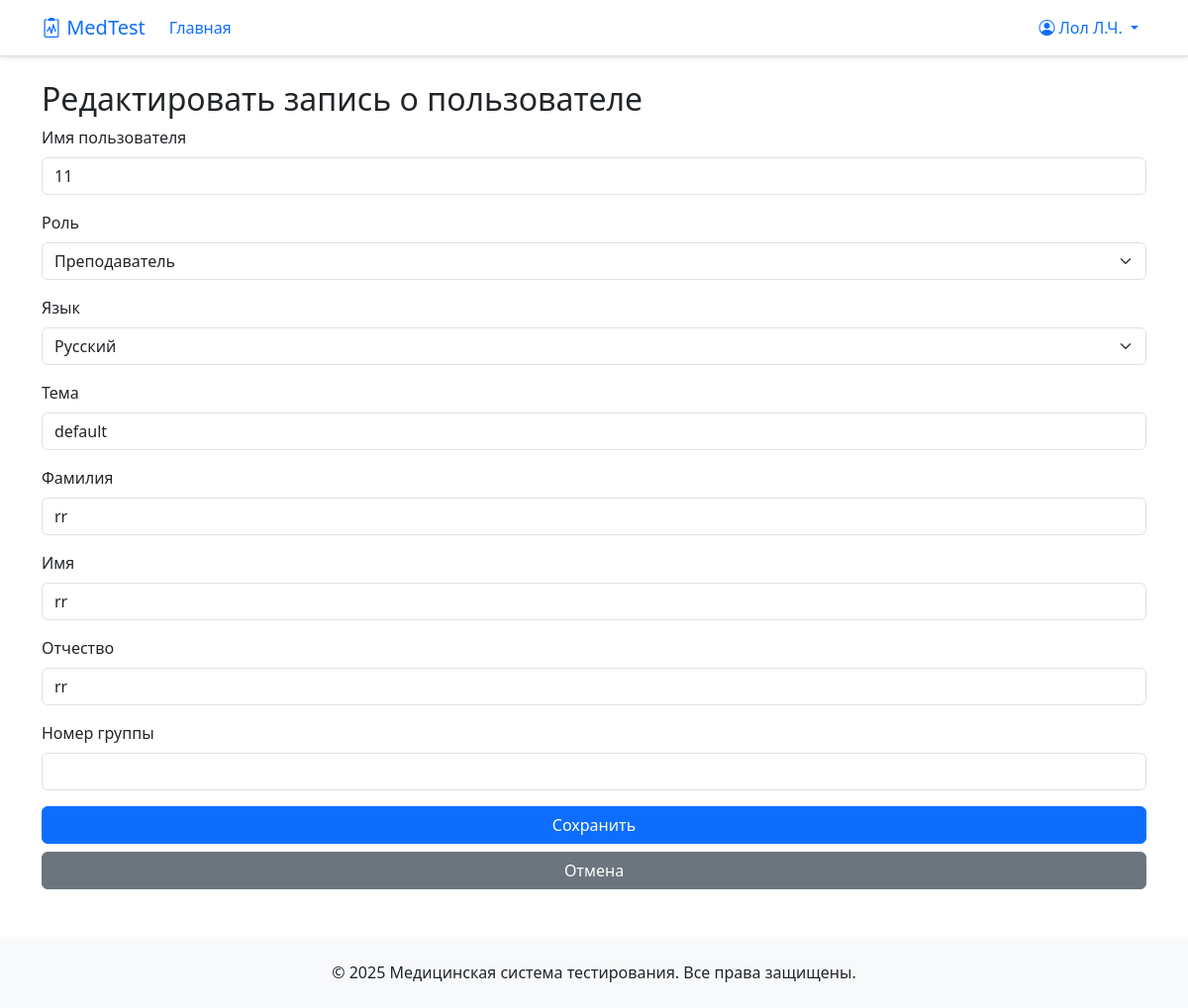
The app's page /database/database/edit/users/4 (signed in), older data.
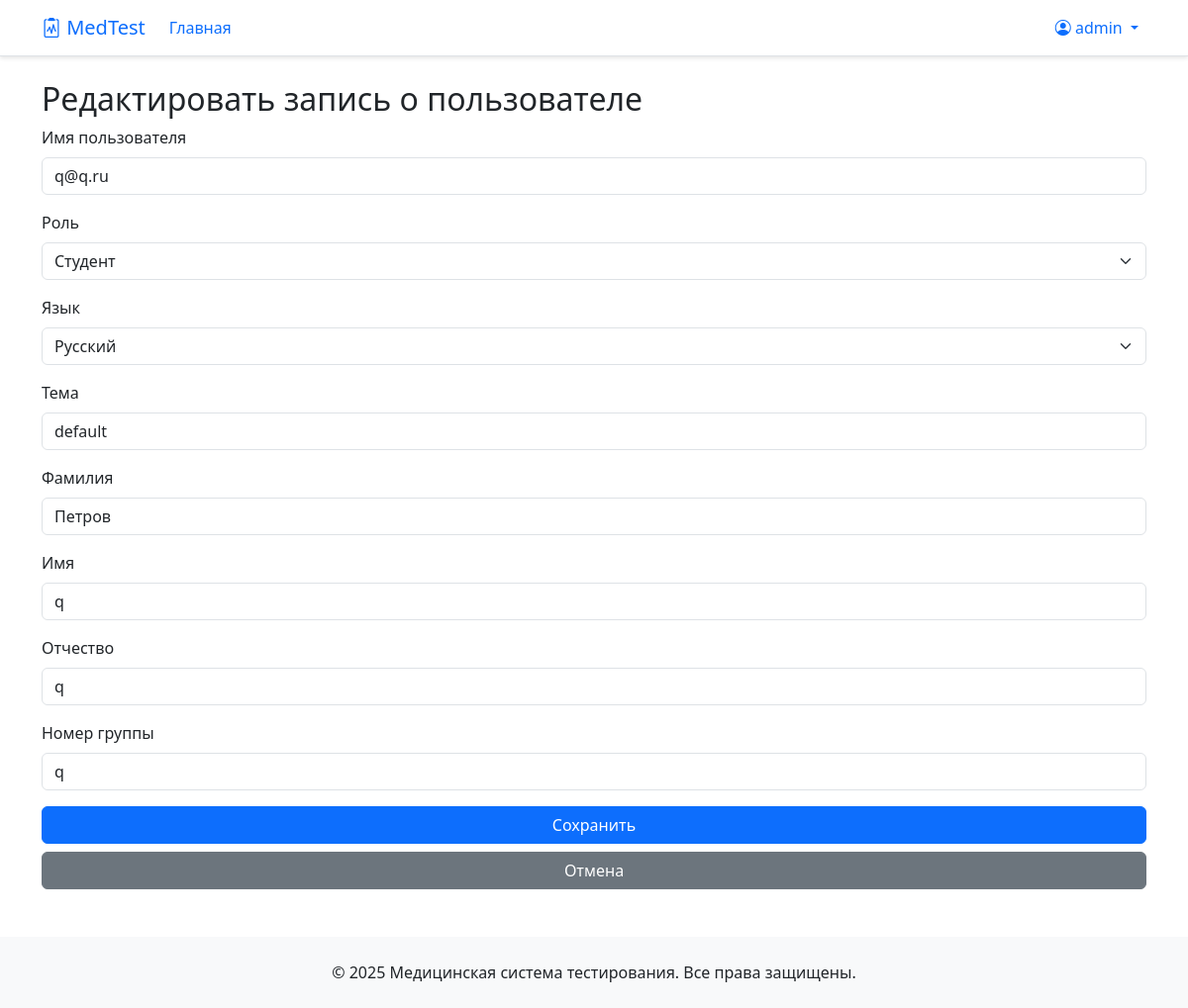
The same page, newer data.
### app/models/user.py (models this page shows, shortened)
class User(UserMixin, db.Model):
    __tablename__ = 'users'
    id = db.Column(Integer, primary_key=True)
    username = db.Column(String(120), unique=True, nullable=False)
    password_hash = db.Column(String(120), nullable=False)
    role = db.Column(String(20), default='student')  # 'admin', 'teacher', 'student'
    language = db.Column(String(5), default='ru')  # Язык интерфейса
    theme = db.Column(String(50), default='default')  # Тема оформления
    first_name = db.Column(String(100))  # Имя (для студентов)
    last_name = db.Column(String(100))   # Фамилия (для студентов)
    middle_name = db.Column(String(100)) # Отчество (для студентов)
    group_number = db.Column(String(50)) # Номер группы (для студентов)
    created_at = db.Column(DateTime, default=datetime.utcnow)
    test_results = db.relationship('TestResult', back_populates='user', lazy=True)
    creator_questions = db.relationship('Question', back_populates='creator', lazy=True, foreign_keys='Question.creator_id')
    def get_formatted_name(self):
        if self.last_name:
            initials = ""
            if self.first_name:
                initials += f"{self.first_name[0]}." if len(self.first_name) > 0 else ""
            if self.middle_name:
                initials += f"{self.middle_name[0]}." if len(self.middle_name) > 0 else ""
            if initials:
                return f"{self.last_name} {initials}"
            else:
                return self.last_name
        return self.username

### app/routes/database.py (the view, shortened to what this page needs)
@bp.route('/database/edit/<table>/<int:id>', methods=['GET', 'POST'])
@login_required
def edit_record(table, id):
    topics = TestTopic.query.all()
    if current_user.role != 'admin':
        flash('Доступ запрещен')
        return redirect(url_for('main.index'))
    if table == 'users':
        record = User.query.get_or_404(id)
        return render_template('database/edit_user.html', user=record)
    elif table == 'questions':
        record = Question.query.get_or_404(id)
        return render_template('database/edit_question.html', question=record, topics=topics)
    elif table == 'annotations':
        record = ImageAnnotation.query.get_or_404(id)
        return render_template('database/edit_annotation.html', annotation=record)
    elif table == 'results':
        record = TestResult.query.get_or_404(id)
        return render_template('database/edit_result.html', result=record)
    else:
        flash('Неверная таблица')
        return redirect(url_for('database.index'))

### app/__init__.py (called while the page is built)
@login_manager.user_loader
def load_user(user_id):
    from app.models.user import User
    return User.query.get(int(user_id))

### app/templates/database/edit_user.html (shortened to what this page needs)
{% extends "base.html" %}
{% block content %}
<h2>{{ _('Редактировать запись о пользователе') }}</h2>
<form method="POST" action="{{ url_for('database.edit_record', table='users', id=user.id) }}">
    <div class="mb-3">
        <label for="username" class="form-label">{{ _('Имя пользователя') }}</label>
        <input type="text" class="form-control" id="username" name="username" value="{{ user.username }}" required>
    </div>
    <div class="mb-3">
        <label for="role" class="form-label">{{ _('Роль') }}</label>
        <select class="form-select" id="role" name="role">
            <option value="student" {{ 'selected' if user.role == 'student' }}>{{ _('Студент') }}</option>
            <option value="teacher" {{ 'selected' if user.role == 'teacher' }}>{{ _('Преподаватель') }}</option>
        </select>
    </div>
    <div class="mb-3">
        <label for="language" class="form-label">{{ _('Язык') }}</label>
        <select class="form-select" id="language" name="language">
            <option value="ru" {{ 'selected' if user.language == 'ru' }}>Русский</option>
        </select>
    </div>
    <div class="mb-3">
        <label for="theme" class="form-label">{{ _('Тема') }}</label>
        <input type="text" class="form-control" id="theme" name="theme" value="{{ user.theme }}">
    </div>
    <div class="mb-3">
        <label for="theme" class="form-label">{{ _('Фамилия') }}</label>
        <input type="text" class="form-control" id="first_name" name="first_name" value="{{ user.first_name }}">
    </div>
    <div class="mb-3">
        <label for="theme" class="form-label">{{ _('Имя') }}</label>
        <input type="text" class="form-control" id="first_name" name="last_name" value="{{ user.last_name }}">
    </div>
    <div class="mb-3">
        <label for="theme" class="form-label">{{ _('Отчество') }}</label>
        <input type="text" class="form-control" id="first_name" name="middle_name" value="{{ user.middle_name }}">
    </div>
    <div class="mb-3">
        <label for="theme" class="form-label">{{ _('Номер группы') }}</label>
        <input type="text" class="form-control" id="first_name" name="group_number" value="{{ user.group_number }}">
    </div>
    <div class="d-grid gap-2">
        <button type="submit" class="btn btn-primary">{{ _('Сохранить') }}</button>
        <a href="{{ url_for('database.users') }}" class="btn btn-secondary">{{ _('Отмена') }}</a>
    </div>
</form>
{% endblock %}

### app/templates/base.html (shortened to what this page needs)
<!DOCTYPE html>
<html lang="{{ session.get('language', 'ru') }}">
<head>
    <link href="https://cdn.jsdelivr.net/npm/bootstrap@5.3.0/dist/css/bootstrap.min.css  " rel="stylesheet">
    <link rel="stylesheet" href="https://cdn.jsdelivr.net/npm/bootstrap-icons@1.10.0/font/bootstrap-icons.css  ">
</head>
<body>
    <div class="lang-buttons">
        <a href="{{ url_for('auth.change_language', language='ru') }}" class="lang-btn {{ 'active' if session.get('language', 'ru') == 'ru' }}">RU</a>
        <a href="{{ url_for('auth.change_language', language='en') }}" class="lang-btn {{ 'active' if session.get('language', 'ru') == 'en' }}">EN</a>
    </div>
    <nav class="navbar navbar-expand-lg navbar-light bg-white border-bottom">
        <div class="container">
            <a class="navbar-brand" href="{{ url_for('main.index') }}">
                <i class="bi bi-clipboard2-pulse"></i> MedTest
            </a>
            <div class="collapse navbar-collapse" id="navbarNav">
                <ul class="navbar-nav me-auto">
                    <li class="nav-item">
                        <a class="nav-link" href="{{ url_for('main.index') }}">{{ _('Главная') }}</a>
                    </li>
                </ul>
                <ul class="navbar-nav">
                    {% if current_user.is_authenticated %}
                        <li class="nav-item dropdown">
                            <a class="nav-link dropdown-toggle" href="#" role="button" data-bs-toggle="dropdown">
                                <i class="bi bi-person-circle"></i> {{ current_user.get_formatted_name() }}
                            </a>
                        </li>
                    {% else %}
                        <li class="nav-item">
                            <a class="nav-link" href="{{ url_for('auth.login') }}">{{ _('Вход') }}</a>
                        </li>
                    {% endif %}
                </ul>
            </div>
        </div>
    </nav>
        {% set messages = get_flashed_messages() %}
    <main class="container mt-4">
        {% block content %}{% endblock %}
    </main>
    <footer class="bg-light text-dark py-4 mt-5">
        <div class="container text-center">
            <p class="mb-0">{{ _('© 2025 Медицинская система тестирования. Все права защищены.') }}</p>
        </div>
    </footer>
</body>
</html>

Row changes from the older to the newer data that the page shows:
changed User: get_formatted_name "Лол Л.Ч." → "admin"
changed User "default": username "11" → "q@q.ru"; first_name "rr" → "Петров"; last_name "rr" → "q"; middle_name "rr" → "q"; group_number (not shown) → "q"
Text that changed along with them:
form field role: "Преподаватель" → "Студент"
